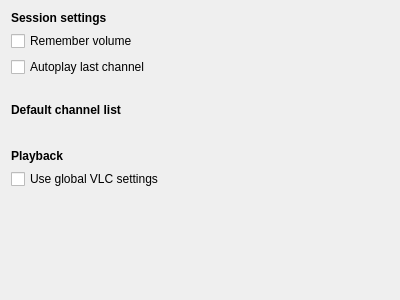
<?xml version="1.0" encoding="UTF-8"?>
<ui version="4.0">
 <class>SettingsPage</class>
 <widget class="QWizardPage" name="SettingsPage">
  <property name="geometry">
   <rect>
    <x>0</x>
    <y>0</y>
    <width>400</width>
    <height>300</height>
   </rect>
  </property>
  <property name="windowIcon">
   <iconset resource="../../../data/logo.qrc">
    <normaloff>:/logo/48x48/logo.png</normaloff>:/logo/48x48/logo.png</iconset>
  </property>
  <property name="title">
   <string>Set &lt;i&gt;Tano&lt;/i&gt;</string>
  </property>
  <property name="subTitle">
   <string>Please select session, backend and other settings.</string>
  </property>
  <layout class="QVBoxLayout" name="verticalLayout">
   <item>
    <widget class="QLabel" name="labelSession">
     <property name="text">
      <string>&lt;b&gt;Session settings&lt;/b&gt;</string>
     </property>
    </widget>
   </item>
   <item>
    <widget class="QCheckBox" name="sessionVolumeCheckBox">
     <property name="text">
      <string>Remember volume</string>
     </property>
    </widget>
   </item>
   <item>
    <widget class="QCheckBox" name="sessionAutoplayCheckBox">
     <property name="text">
      <string>Autoplay last channel</string>
     </property>
    </widget>
   </item>
   <item>
    <widget class="QLabel" name="labelBreak">
     <property name="text">
      <string/>
     </property>
    </widget>
   </item>
   <item>
    <widget class="QLabel" name="labelPlaylist">
     <property name="text">
      <string>&lt;b&gt;Default channel list&lt;/b&gt;</string>
     </property>
    </widget>
   </item>
   <item>
    <widget class="BrowseWidget" name="playlist" native="true"/>
   </item>
   <item>
    <widget class="QLabel" name="labelBreak2">
     <property name="text">
      <string/>
     </property>
    </widget>
   </item>
   <item>
    <widget class="QLabel" name="labelPlayback">
     <property name="text">
      <string>&lt;b&gt;Playback&lt;/b&gt;</string>
     </property>
    </widget>
   </item>
   <item>
    <widget class="QCheckBox" name="vlcCheckBox">
     <property name="text">
      <string>Use global VLC settings</string>
     </property>
    </widget>
   </item>
   <item>
    <spacer name="verticalSpacer">
     <property name="orientation">
      <enum>Qt::Vertical</enum>
     </property>
     <property name="sizeHint" stdset="0">
      <size>
       <width>20</width>
       <height>199</height>
      </size>
     </property>
    </spacer>
   </item>
  </layout>
 </widget>
 <customwidgets>
  <customwidget>
   <class>BrowseWidget</class>
   <extends>QWidget</extends>
   <header>ui/core/BrowseWidget.h</header>
   <container>1</container>
  </customwidget>
 </customwidgets>
 <resources>
  <include location="../../../data/logo.qrc"/>
 </resources>
 <connections/>
</ui>
